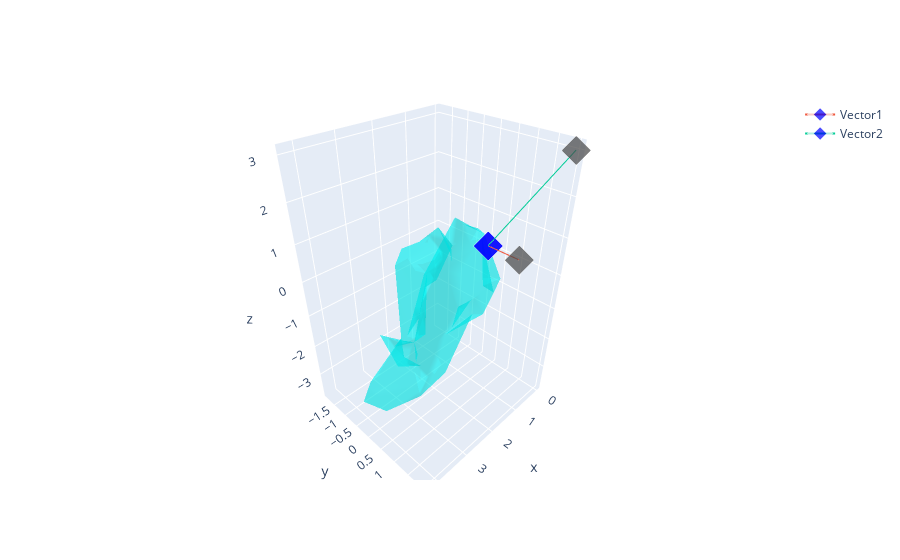

The code cell stored with this chart in its notebook:
### Code cell
pts = np.loadtxt(np.DataSource().open('https://raw.githubusercontent.com/plotly/datasets/master/mesh_dataset.txt'))
x, y, z = pts.T

### First graph
fig = go.Figure(data=[go.Mesh3d(x=x, y=y, z=z,
                   alphahull=5,
                   opacity=0.4,
                   color='cyan')])
#fig.show()
#######

data = fig._data

x = [0, 1, 0]
y = [0, 2, 3]
tvects = [x,y]
orig = [0,0,0]
df=[]
coords = [[orig, np.sum([orig, v],axis=0)] for v in tvects]

# ['circle', 'circle-open', 'square', 'square-open','diamond', 'diamond-open', 'cross', 'x']

for i,c in enumerate(coords):
    X1, Y1, Z1 = zip(c[0])
    X2, Y2, Z2 = zip(c[1])
    vector = go.Scatter3d(x = [X1[0],X2[0]],
                          y = [Y1[0],Y2[0]],
                          z = [Z1[0],Z2[0]],
                          marker = dict(size = [15,15],
                                        color = ['blue'],
                                        symbol = 'diamond',
                                        line=dict(width=500,
                                                  #color='red'
                                                 )),
                          name = 'Vector'+str(i+1))
    data.append(vector)

### Second graph
fig = go.Figure(data=data)
fig.show()
########
